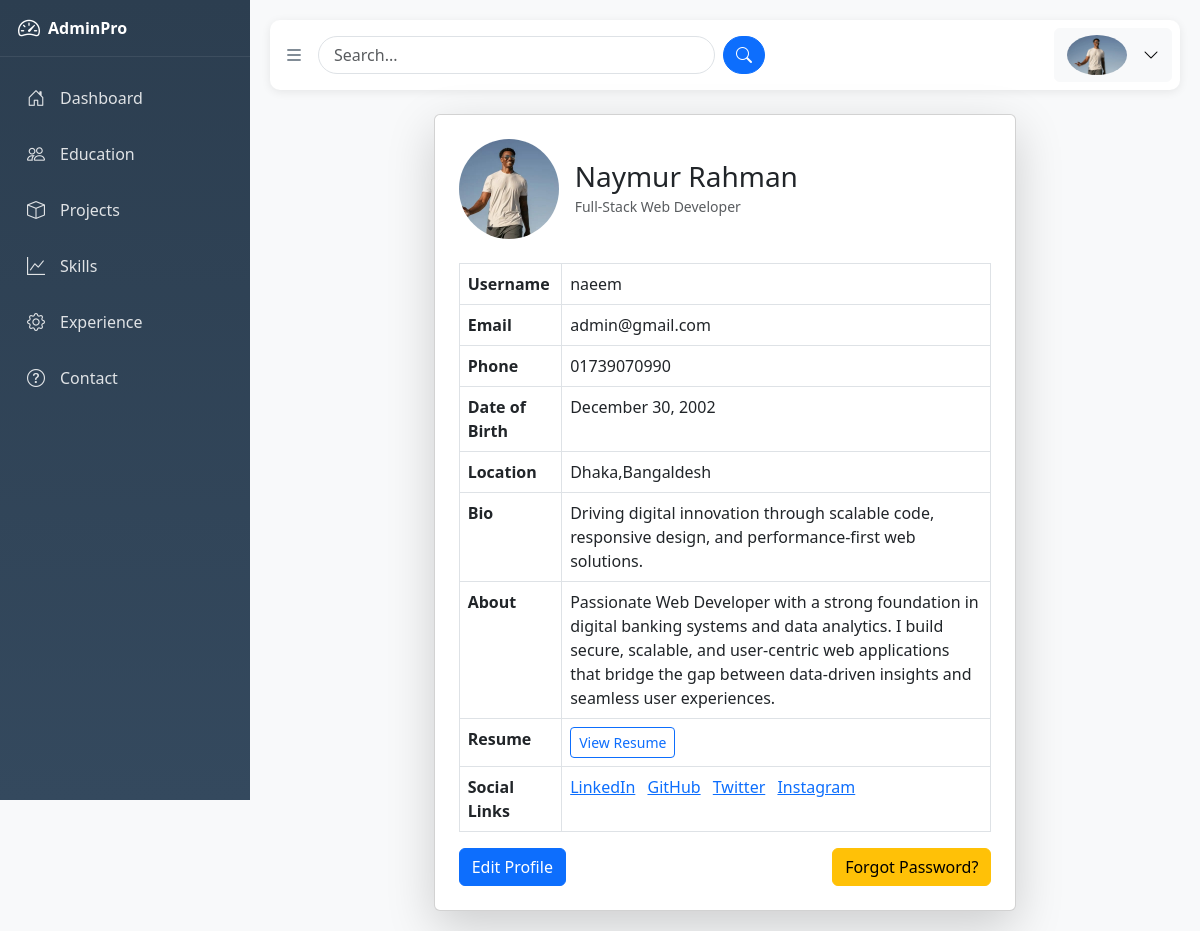
/profile/ (signed in), run on the app's committed database.
### app/models.py (models this page shows, shortened)
class CustomUserModel(AbstractUser):
    fullname = models.CharField(max_length=255, null=True, blank=True)
    phone = models.CharField(max_length=20, null=True, blank=True)
    title = models.CharField(max_length=100, help_text="Professional title (e.g., Full Stack Developer)", null=True, blank=True)
    date_of_birth = models.DateField(null=True, blank=True)
    bio = models.TextField(max_length=500, help_text="Short bio for hero section", null=True, blank=True)
    about_description = models.TextField(help_text="Detailed about description", null=True, blank=True)
    profile_image = models.ImageField(upload_to='profile_images/', blank=True, null=True)
    resume_file = models.FileField(upload_to='resumes/', blank=True, null=True)
    location = models.CharField(max_length=100, null=True, blank=True)
    linkedin_url = models.URLField(null=True, blank=True)
    github_url = models.URLField(null=True, blank=True)
    twitter_url = models.URLField(null=True, blank=True)
    instagram_url = models.URLField(null=True, blank=True)
    created_at = models.DateTimeField(auto_now_add=True)
    updated_at = models.DateTimeField(auto_now=True)

### app/views.py (the view)
# urls.py: path('profile/', profile, name='profile'),
def profile(request):
    user = request.user
    return render(request, 'backend/profile.html', {'user': user})

### app/templates/backend/profile.html (shortened to what this page needs)
{% extends 'backend/base.html' %}
{% load static %}
{% block content %}
<div class="container mt-4">
  <div class="row justify-content-center">
    <div class="col-md-8">
      <div class="card shadow-lg p-4">
        <div class="d-flex align-items-center mb-4">
          {% if user.profile_image %}
            <img src="{{ user.profile_image.url }}" class="rounded-circle me-3" style="width: 100px; height: 100px; object-fit: cover;">
          {% else %}
            <img src="{% static 'images/default-profile.png' %}" class="rounded-circle me-3" style="width: 100px; height: 100px; object-fit: cover;">
          {% endif %}
          <div>
            <h3 class="mb-0">{{ user.fullname|default:user.username }}</h3>
            <small class="text-muted">{{ user.title|default:"No title added" }}</small>
          </div>
        </div>
        <table class="table table-bordered">
          <tbody>
            <tr>
              <th scope="row">Username</th>
              <td>{{ user.username }}</td>
            </tr>
            <tr>
              <th scope="row">Email</th>
              <td>{{ user.email }}</td>
            </tr>
            <tr>
              <th scope="row">Phone</th>
              <td>{{ user.phone|default:"N/A" }}</td>
            </tr>
            <tr>
              <th scope="row">Date of Birth</th>
              <td>{{ user.date_of_birth|date:"F d, Y"|default:"N/A" }}</td>
            </tr>
            <tr>
              <th scope="row">Location</th>
              <td>{{ user.location|default:"N/A" }}</td>
            </tr>
            <tr>
              <th scope="row">Bio</th>
              <td>{{ user.bio|default:"No bio added yet" }}</td>
            </tr>
            <tr>
              <th scope="row">About</th>
              <td>{{ user.about_description|default:"No detailed description added yet" }}</td>
            </tr>
            <tr>
              <th scope="row">Resume</th>
              <td>
                {% if user.resume_file %}
                  <a href="{{ user.resume_file.url }}" class="btn btn-sm btn-outline-primary" target="_blank">View Resume</a>
                {% else %}
                  <span class="text-muted">No resume uploaded</span>
                {% endif %}
              </td>
            </tr>
            <tr>
              <th scope="row">Social Links</th>
              <td>
                {% if user.linkedin_url %}<a href="{{ user.linkedin_url }}" target="_blank" class="me-2">LinkedIn</a>{% endif %}
                {% if user.github_url %}<a href="{{ user.github_url }}" target="_blank" class="me-2">GitHub</a>{% endif %}
                {% if user.twitter_url %}<a href="{{ user.twitter_url }}" target="_blank" class="me-2">Twitter</a>{% endif %}
                {% if user.instagram_url %}<a href="{{ user.instagram_url }}" target="_blank">Instagram</a>{% endif %}
              </td>
            </tr>
          </tbody>
        </table>
        <div class="d-flex justify-content-between">
          <a href="{% url 'editprofile' %}" class="btn btn-primary">Edit Profile</a>
          <a href="" class="btn btn-warning">Forgot Password?</a>
        </div>
      </div>
    </div>
  </div>
</div>
{% endblock content %}

### app/templates/backend/base.html (shortened to what this page needs)
<!DOCTYPE html>
<html lang="en">
<head>
  <link href="https://cdn.jsdelivr.net/npm/bootstrap@5.3.0/dist/css/bootstrap.min.css" rel="stylesheet" />
  <link href="https://cdn.jsdelivr.net/npm/bootstrap-icons@1.10.0/font/bootstrap-icons.css" rel="stylesheet" />
</head>
<body>
  <aside class="sidebar" id="sidebar">
    <div class="logo">
      <div class="d-flex align-items-center gap-2">
        <i class="bi bi-speedometer2 logo-icon"></i>
        <span class="logo-text">AdminPro</span>
      </div>
    </div>
    <nav class="sidebar-nav">
      <div class="nav-item">
        <a href="#" class="nav-link"><i class="bi bi-house-door"></i><span class="nav-text">Dashboard</span></a>
      </div>
      <div class="nav-item">
        <a href="{% url 'education_list' %}" class="nav-link"><i class="bi bi-people"></i><span class="nav-text">Education</span></a>
      </div>
      <div class="nav-item">
        <a href="{% url 'project_list' %}" class="nav-link"><i class="bi bi-box"></i><span class="nav-text">Projects</span></a>
      </div>
      <div class="nav-item">
        <a href="{% url 'skill_list' %}" class="nav-link"><i class="bi bi-graph-up"></i><span class="nav-text">Skills</span></a>
      </div>
      <div class="nav-item">
        <a href="{% url 'experience_list' %}" class="nav-link"><i class="bi bi-gear"></i><span class="nav-text">Experience</span></a>
      </div>
      <div class="nav-item">
        <a href="{% url 'contact_list' %}" class="nav-link"><i class="bi bi-question-circle"></i><span class="nav-text">Contact</span></a>
      </div>
    </nav>
  </aside>
  <main class="main-content" id="mainContent">
    <div
      class="top-navbar d-flex flex-column flex-md-row justify-content-between align-items-start align-items-md-center p-2">
      <div class="d-flex w-100 align-items-center justify-content-between">
        <button class="toggle-btn me-2" id="toggleBtn"><i class="bi bi-list"></i></button>
        <div class="d-none d-md-flex w-50">
          <div class="input-group">
            <input type="text" class="form-control rounded-pill" placeholder="Search..." style="padding-left:15px;">
            <button class="btn btn-primary rounded-pill ms-2" type="button"><i class="bi bi-search"></i></button>
          </div>
        </div>
        <div class="d-flex align-items-center ms-auto">
          <div class="dropdown">
            <button class="btn btn-light d-flex align-items-center" type="button" data-bs-toggle="dropdown">
              {% if request.user.profile_image %}<img src="{{ request.user.profile_image.url }}" class="rounded-circle me-2" alt="Avatar" height="40px">
              {% else %}
              <img src="https://static.vecteezy.com/system/resources/previews/032/176/191/non_2x/business-avatar-profile-black-icon-man-of-user-symbol-in-trendy-flat-style-isolated-on-male-profile-people-diverse-face-for-social-network-or-web-vector.jpg" class="rounded-circle me-2" alt="Avatar" height="40px">
              {% endif %}
              <i class="bi bi-chevron-down ms-2"></i>
            </button>
          </div>
        </div>
      </div>
    </div>
    {% block content %}
    {% endblock content %}
  </main>
</body>
</html>

### app/templates/backend/base.html (style rules this page uses)
:root { --sidebar-width: 250px; --sidebar-width-collapsed: 70px; --nav-item-height: 50px; }
body { font-family: 'Segoe UI', Tahoma, Geneva, Verdana, sans-serif; background: #f8f9fa; }
.sidebar { position: fixed; top: 0; left: 0; height: 100vh; width: var(--sidebar-width); background: linear-gradient(180deg, #2c3e50 0%, #34495e 100%); transition: width .25s ease, transform .25s ease; z-index: 1000; overflow-x: hidden; }
.sidebar .logo { padding: 16px 18px; border-bottom: 1px solid rgba(255, 255, 255, .08); display: flex; align-items: center; justify-content: space-between; color: #fff; }
.logo .logo-icon { font-size: 22px; line-height: 1; }
.logo .logo-text { font-weight: 600; white-space: nowrap; }
.sidebar-nav { padding: 10px 0; }
.sidebar-nav .nav-item { margin: 6px 10px; }
.sidebar-nav .nav-link { display: flex; align-items: center; gap: 12px; padding: 12px 14px; color: rgba(255, 255, 255, .85); text-decoration: none; border-radius: 8px; transition: background .2s ease, color .2s ease; white-space: nowrap; height: var(--nav-item-height); }
.sidebar-nav .nav-link i { font-size: 18px; width: 24px; text-align: center; flex: 0 0 24px; }
.nav-text { display: inline-block; }
.main-content { margin-left: var(--sidebar-width); transition: margin-left .25s ease; min-height: 100vh; padding: 20px; }
.top-navbar { background: #fff; box-shadow: 0 2px 10px rgba(0, 0, 0, .08); padding: 15px 20px; margin-bottom: 20px; border-radius: 10px; }
.toggle-btn { background: none; border: none; font-size: 20px; color: #2c3e50; cursor: pointer; }

### data on the page
CustomUserModel: user.profile_image (picture), profile_image (picture), fullname "Naymur Rahman", title "Full-Stack Web Developer", username "naeem", email "admin@gmail.com", phone "01739070990", date_of_birth "December 30, 2002", location "Dhaka,Bangaldesh", bio "Driving digital innovation through scalable code, responsive design, and performance-first web solutions.", about_description "Passionate Web Developer with a strong foundation in digital banking systems and data analytics. I build secure, scalable, and user-centric web applications that bridge the gap between data-driven insights and seamless user experiences."
